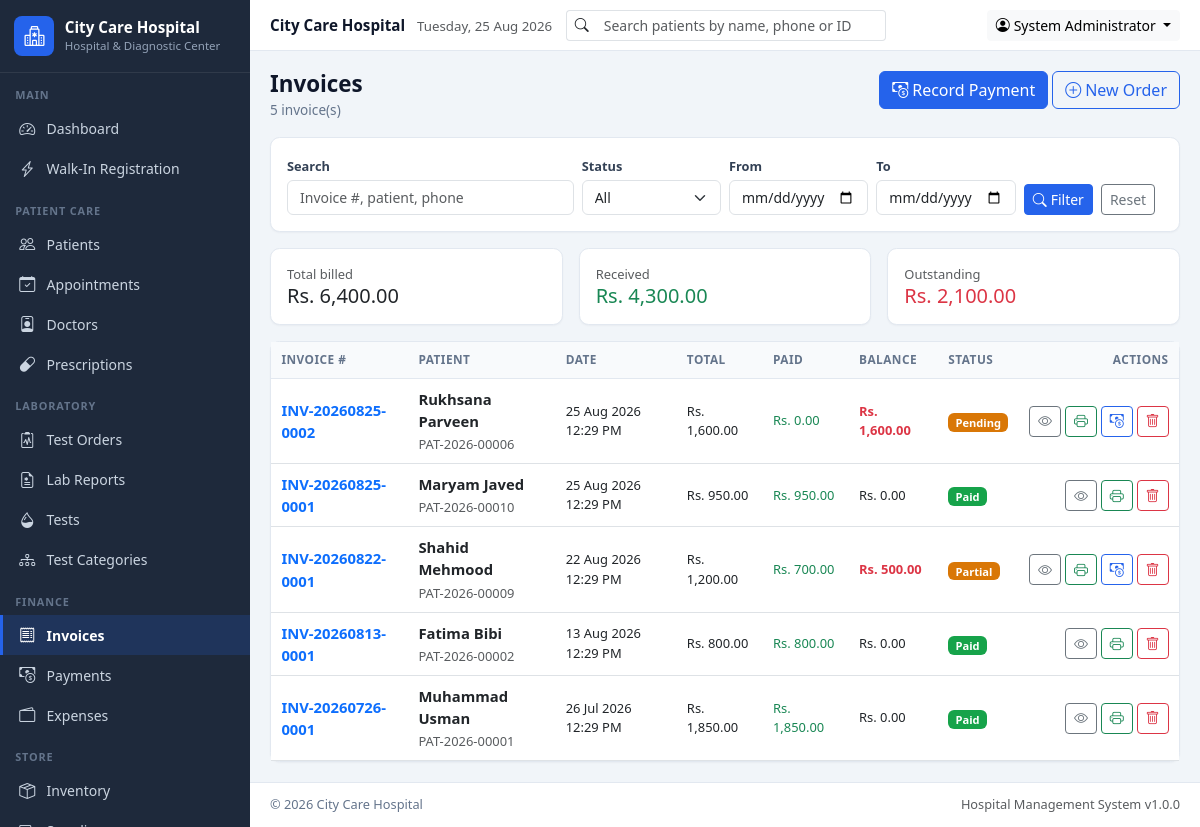
/modules/billing/invoices.php (signed in), run on the app's committed database.
### tables this page shows
CREATE TABLE IF NOT EXISTS invoices (
  id INT AUTO_INCREMENT PRIMARY KEY,
  invoice_number VARCHAR(20) UNIQUE NOT NULL,
  patient_id INT NOT NULL,
  visit_id INT,
  invoice_date DATETIME NOT NULL,
  subtotal DECIMAL(10,2) DEFAULT 0,
  discount DECIMAL(10,2) DEFAULT 0,
  total DECIMAL(10,2) DEFAULT 0,
  paid_amount DECIMAL(10,2) DEFAULT 0,
  balance DECIMAL(10,2) DEFAULT 0,
  payment_method ENUM('Cash','Card','Bank Transfer','Other') DEFAULT 'Cash',
  payment_status ENUM('Pending','Partial','Paid') DEFAULT 'Pending',
  notes TEXT,
  created_at TIMESTAMP DEFAULT CURRENT_TIMESTAMP,
  INDEX idx_invoice_date (invoice_date),
  FOREIGN KEY (patient_id) REFERENCES patients(id) ON DELETE CASCADE
);

CREATE TABLE IF NOT EXISTS patients (
  id INT AUTO_INCREMENT PRIMARY KEY,
  patient_id VARCHAR(20) UNIQUE NOT NULL,
  full_name VARCHAR(100) NOT NULL,
  father_husband_name VARCHAR(100),
  gender ENUM('Male','Female','Other') NOT NULL,
  date_of_birth DATE,
  age INT,
  cnic VARCHAR(20),
  phone VARCHAR(20),
  whatsapp VARCHAR(20),
  email VARCHAR(100),
  address TEXT,
  emergency_contact VARCHAR(100),
  blood_group VARCHAR(5),
  referring_doctor VARCHAR(100),
  medical_notes TEXT,
  registration_date DATE NOT NULL,
  created_at TIMESTAMP DEFAULT CURRENT_TIMESTAMP,
  updated_at TIMESTAMP DEFAULT CURRENT_TIMESTAMP ON UPDATE CURRENT_TIMESTAMP,
  INDEX idx_patients_name (full_name),
  INDEX idx_patients_phone (phone)
);

### modules/billing/invoices.php (the view, shortened to what this page needs)
<?php
$search = get('q');
$from   = get('from');
$to     = get('to');
$page   = currentPage();
$offset = ($page - 1) * PER_PAGE;
$where = [];
$params = [];
$whereSql = $where ? 'WHERE ' . implode(' AND ', $where) : '';
$invoices = fetchAll("SELECT i.*, p.full_name, p.patient_id AS patient_code, p.phone
    FROM invoices i JOIN patients p ON p.id = i.patient_id
    $whereSql ORDER BY i.invoice_date DESC, i.id DESC LIMIT " . (int)PER_PAGE . ' OFFSET ' . (int)$offset, $params);
$totals = fetchOne("SELECT COALESCE(SUM(i.total),0) AS billed, COALESCE(SUM(i.paid_amount),0) AS paid,
        COALESCE(SUM(i.balance),0) AS balance
    FROM invoices i JOIN patients p ON p.id = i.patient_id $whereSql", $params);
$pageActions = '<a href="' . BASE_URL . '/modules/billing/add_payment.php" class="btn btn-primary"><i class="bi bi-cash-coin me-1"></i>Record Payment</a> '
    . '<a href="' . BASE_URL . '/modules/orders/add.php" class="btn btn-outline-primary"><i class="bi bi-plus-circle me-1"></i>New Order</a>';
require_once INC_PATH . '/header.php';
?>
<div class="card mb-3">
    <div class="card-body">
        <form class="row g-2 align-items-end" method="get">
            <div class="col-md-4">
                <label class="form-label">Search</label>
                <input type="search" name="q" class="form-control" value="<?= sanitize($search) ?>" placeholder="Invoice #, patient, phone">
            </div>
            <div class="col-md-2">
                <label class="form-label">Status</label>
                <select name="status" class="form-select">
                    <option value="">All</option>
                </select>
            </div>
            <div class="col-md-2">
                <label class="form-label">From</label>
                <input type="date" name="from" class="form-control" value="<?= sanitize($from) ?>">
            </div>
            <div class="col-md-2">
                <label class="form-label">To</label>
                <input type="date" name="to" class="form-control" value="<?= sanitize($to) ?>">
            </div>
            <div class="col-md-2 d-flex gap-2">
                <button class="btn btn-primary btn-sm"><i class="bi bi-search me-1"></i>Filter</button>
                <a href="<?= BASE_URL ?>/modules/billing/invoices.php" class="btn btn-outline-secondary btn-sm">Reset</a>
            </div>
        </form>
    </div>
</div>
<div class="row g-3 mb-3">
    <div class="col-md-4"><div class="card"><div class="card-body py-3">
        <div class="text-muted small">Total billed</div><div class="h5 mb-0"><?= formatCurrency($totals['billed'] ?? 0) ?></div>
    </div></div></div>
    <div class="col-md-4"><div class="card"><div class="card-body py-3">
        <div class="text-muted small">Received</div><div class="h5 mb-0 text-success"><?= formatCurrency($totals['paid'] ?? 0) ?></div>
    </div></div></div>
    <div class="col-md-4"><div class="card"><div class="card-body py-3">
        <div class="text-muted small">Outstanding</div><div class="h5 mb-0 text-danger"><?= formatCurrency($totals['balance'] ?? 0) ?></div>
    </div></div></div>
</div>
<div class="card">
    <div class="table-responsive">
        <table class="table table-hover align-middle mb-0">
            <thead><tr><th>Invoice #</th><th>Patient</th><th>Date</th><th>Total</th><th>Paid</th><th>Balance</th><th>Status</th><th class="text-end">Actions</th></tr></thead>
            <tbody>
            <?php foreach ($invoices as $inv): ?>
                <tr>
                    <td><a href="invoice_view.php?id=<?= (int)$inv['id'] ?>" class="fw-semibold text-decoration-none"><?= sanitize($inv['invoice_number']) ?></a></td>
                    <td>
                        <div class="fw-semibold"><?= sanitize($inv['full_name']) ?></div>
                        <small class="text-muted"><?= sanitize($inv['patient_code']) ?></small>
                    </td>
                    <td class="small"><?= formatDateTime($inv['invoice_date']) ?></td>
                    <td class="small"><?= formatCurrency($inv['total']) ?></td>
                    <td class="small text-success"><?= formatCurrency($inv['paid_amount']) ?></td>
                    <td class="small <?= $inv['balance'] > 0 ? 'text-danger fw-semibold' : '' ?>"><?= formatCurrency($inv['balance']) ?></td>
                    <td><?= statusBadge($inv['payment_status']) ?></td>
                    <td class="text-end text-nowrap">
                        <a href="invoice_view.php?id=<?= (int)$inv['id'] ?>" class="btn btn-sm btn-outline-secondary" title="View"><i class="bi bi-eye"></i></a>
                        <a href="invoice_view.php?id=<?= (int)$inv['id'] ?>&print=1" target="_blank" class="btn btn-sm btn-outline-success" title="Print"><i class="bi bi-printer"></i></a>
                        <?php if ($inv['balance'] > 0): ?>
                            <a href="add_payment.php?invoice_id=<?= (int)$inv['id'] ?>" class="btn btn-sm btn-outline-primary" title="Add payment"><i class="bi bi-cash-coin"></i></a>
                        <?php endif; ?>
                        <form method="post" class="d-inline">
                            <button class="btn btn-sm btn-outline-danger" data-confirm="Delete invoice <?= sanitize($inv['invoice_number']) ?>?" title="Delete"><i class="bi bi-trash"></i></button>
                        </form>
                    </td>
                </tr>
            <?php endforeach; ?>
            </tbody>
        </table>
    </div>
</div>
<?php require_once INC_PATH . '/footer.php'; ?>

### includes/functions.php (shortened to what this page needs)
<?php
function sanitize($input)
{
    return htmlspecialchars((string)($input ?? ''), ENT_QUOTES, 'UTF-8');
}
function get($key, $default = '')
{
    return isset($_GET[$key]) ? (is_array($_GET[$key]) ? $_GET[$key] : trim((string)$_GET[$key])) : $default;
}
function getSetting($key, $default = '')
{
    global $pdo;
    static $cache = null;
    if ($cache === null) {
        $cache = [];
        try {
            foreach ($pdo->query('SELECT setting_key, setting_value FROM settings') as $row) {
                $cache[$row['setting_key']] = $row['setting_value'];
            }
        } catch (Exception $e) {
            $cache = [];
        }
    }
    if (array_key_exists($key, $cache) && $cache[$key] !== null && $cache[$key] !== '') {
        return $cache[$key];
    }
    return $default;
}
function currencySymbol()
{
    return getSetting('currency_symbol', 'Rs.');
}
function formatCurrency($amount)
{
    return currencySymbol() . ' ' . number_format((float)$amount, 2);
}
function formatDateTime($date)
{
    $ts = strtotime($date);
    return $ts ? date(getSetting('date_format', 'd M Y') . ' ' . getSetting('time_format', 'h:i A'), $ts) : '-';
}
function statusBadge($status)
{
    $map = [
        'Ordered'          => 'secondary',
        'Sample Collected' => 'info',
        'Processing'       => 'primary',
        'Pending'          => 'warning',
        'Completed'        => 'success',
        'Delivered'        => 'success',
        'Scheduled'        => 'primary',
        'Arrived'          => 'info',
        'Cancelled'        => 'danger',
        'No Show'          => 'dark',
        'Paid'             => 'success',
        'Partial'          => 'warning',
        'Draft'            => 'secondary',
        'Final'            => 'success',
    ];
    $class = $map[$status] ?? 'secondary';
    return '<span class="badge bg-' . $class . '">' . sanitize($status) . '</span>';
}
function currentPage()
{
    $page = (int)($_GET['page'] ?? 1);
    return $page > 0 ? $page : 1;
}
function fetchOne($sql, array $params = [])
{
    global $pdo;
    $stmt = $pdo->prepare($sql);
    $stmt->execute($params);
    $row = $stmt->fetch();
    return $row ?: null;
}
function fetchAll($sql, array $params = [])
{
    global $pdo;
    $stmt = $pdo->prepare($sql);
    $stmt->execute($params);
    return $stmt->fetchAll();
}

### assets/css/custom.css (style rules this page uses)
:root { --hms-primary: #2563EB; --hms-success: #16A34A; --hms-warning: #D97706; --hms-danger: #DC2626; --hms-sidebar: #1E293B; --hms-sidebar-hover: #334155; --hms-body: #F1F5F9; --hms-border: #E2E8F0; --hms-muted: #64748B; --hms-sidebar-width: 250px; }
body { background: var(--hms-body); font-family: "Segoe UI", Roboto, "Helvetica Neue", Arial, sans-serif; font-size: 0.925rem; color: #0F172A; }
a { text-decoration: none; }
.btn-primary, .bg-primary { background-color: var(--hms-primary) !important; border-color: var(--hms-primary) !important; }
.btn-outline-primary { color: var(--hms-primary); border-color: var(--hms-primary); }
.btn-success, .bg-success { background-color: var(--hms-success) !important; border-color: var(--hms-success) !important; }
.btn-warning, .bg-warning { background-color: var(--hms-warning) !important; border-color: var(--hms-warning) !important; color: #fff !important; }
.badge.bg-warning { color: #fff !important; }
.card { border: 1px solid var(--hms-border); border-radius: .6rem; box-shadow: 0 1px 2px rgba(15,23,42,.04); }
.table > :not(caption) > * > * { padding: .55rem .65rem; }
.table thead th { font-size: .74rem; text-transform: uppercase; letter-spacing: .04em; color: var(--hms-muted); background: #F8FAFC; border-bottom: 1px solid var(--hms-border); font-weight: 700; }
.form-label { font-size: .8rem; font-weight: 600; color: #334155; margin-bottom: .25rem; }
.form-control, .form-select { font-size: .875rem; }

### data on the page
invoices: invoice_number "INV-20260825-0002", patient.full_name "Rukhsana Parveen", patient.patient_id "PAT-2026-00006", invoice_date "25 Aug 2026 12:29 PM", total "Rs. 1,600.00", paid_amount "Rs. 0.00", balance "Rs. 1,600.00", payment_status "Pending"
invoices: invoice_number "INV-20260825-0001", patient.full_name "Maryam Javed", patient.patient_id "PAT-2026-00010", invoice_date "25 Aug 2026 12:29 PM", total "Rs. 950.00", paid_amount "Rs. 950.00", balance "Rs. 0.00", payment_status "Paid"
invoices: invoice_number "INV-20260822-0001", patient.full_name "Shahid Mehmood", patient.patient_id "PAT-2026-00009", invoice_date "22 Aug 2026 12:29 PM", total "Rs. 1,200.00", paid_amount "Rs. 700.00", balance "Rs. 500.00", payment_status "Partial"
invoices: invoice_number "INV-20260813-0001", patient.full_name "Fatima Bibi", patient.patient_id "PAT-2026-00002", invoice_date "13 Aug 2026 12:29 PM", total "Rs. 800.00", paid_amount "Rs. 800.00", balance "Rs. 0.00", payment_status "Paid"
invoices: invoice_number "INV-20260726-0001", patient.full_name "Muhammad Usman", patient.patient_id "PAT-2026-00001", invoice_date "26 Jul 2026 12:29 PM", total "Rs. 1,850.00", paid_amount "Rs. 1,850.00", balance "Rs. 0.00", payment_status "Paid"

### other printed values
getSetting('hospital_name', 'City Care Hospital') "City Care Hospital"
getSetting('hospital_tagline', 'Hospital &amp; Diagnostic Center') "Hospital & Diagnostic Center"
$group['label'] "MAIN"
$item['text'] "Dashboard"
$item['text'] "Walk-In Registration"
$group['label'] "PATIENT CARE"
$item['text'] "Patients"
$item['text'] "Appointments"
$item['text'] "Doctors"
$item['text'] "Prescriptions"
$group['label'] "LABORATORY"
$item['text'] "Test Orders"
$item['text'] "Lab Reports"
$item['text'] "Tests"
$item['text'] "Test Categories"
